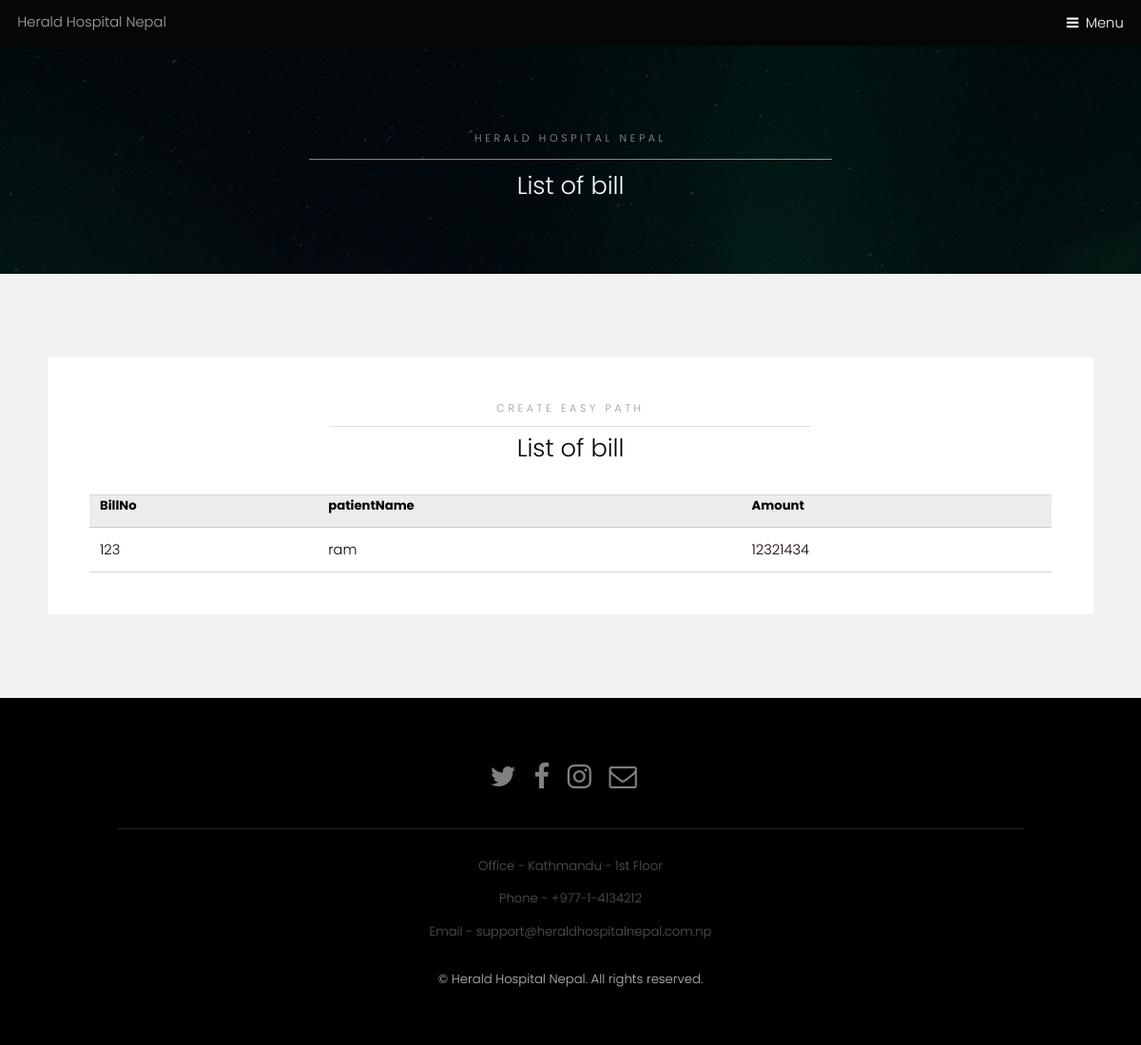
The app's page /billdata/, older data.
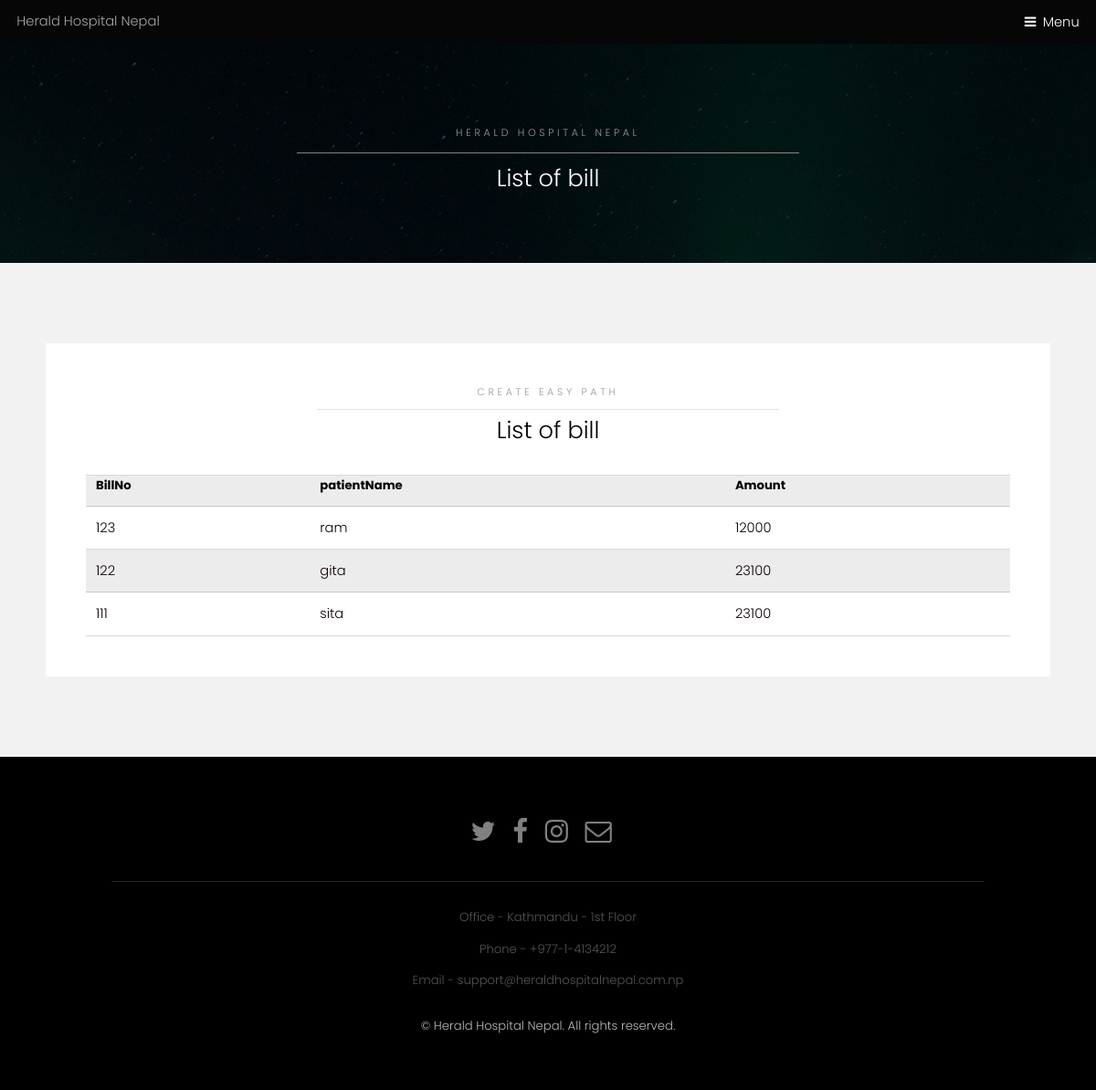
The same page, newer data.
### Hospital/models.py (models this page shows)
class Bill(models.Model):
    BillNo = models.IntegerField()
    PatientName = models.CharField(max_length=20)
    Amount = models.IntegerField()
    def __str__(self):
        return str(self.BillNo) +""+ self.PatientName +""+str(self.Amount)

### Hospital/views.py (the view)
# urls.py: path('billdata/',view_bill_lists),
def view_bill_lists(request):
    list_of_bill=Bill.objects.all()
    print(list_of_bill)
    context_variable = {
        'bills':list_of_bill
    }
    return render(request,'Billing/Billview.html',context_variable)

### Hospital/templates/Billing/Billview.html (shortened to what this page needs)
<!DOCTYPE HTML>
<html>
	<head>
		{% load static %}
		<link rel="stylesheet" href={% static "assets/css/main.css" %}/>
	</head>
	<body class="subpage">
			<header id="header">
				<div class="logo">Herald Hospital Nepal</div>
				<a href="#menu">Menu</a>
			</header>
			<section id="One" class="wrapper style3">
				<div class="inner">
					<header class="align-center">
						<p>Herald Hospital Nepal</p>
						<h2>List of bill</h2>
					</header>
				</div>
			</section>
			<section id="two" class="wrapper style2">
				<div class="inner">
					<div class="box">
						<div class="content">
							<header class="align-center">
								<p>create easy path</p>
								<h2> List of bill </h2>
							</header>
							<table >
                                <tr>
									<th>BillNo</th>
									<th>patientName</th>
                                  	<th>Amount</th>
                                </tr>
                                <tr> {% for bill in bills %}
									<td>{{bill.BillNo}}</td>
									<td>{{bill.PatientName}}</td>
                                  	<td>{{bill.Amount}}</td>
								</tr>
                                {% empty %}
                                There are no bill availble.
							{% endfor %}
							</table>
						  	</div>
						</div>
					</div>
			</section>
			<footer id="footer">
				<div class="container">
						<ul class="icons">
						<li><a href="twitter.com" class="icon fa-twitter"><span class="label">Twitter</span></a></li>
						<li><a href="facebook.com" class="icon fa-facebook"><span class="label">Facebook</span></a></li>
						<li><a href="instagram.com" class="icon fa-instagram"><span class="label">Instagram</span></a></li>
						<li><a href="gmail.com" class="icon fa-envelope-o"><span class="label">Email</span></a></li></br>
						<hr>
						<h5>Office - Kathmandu - 1st Floor</h5>
						<h5>Phone - +977-1-4134212</h5>
						<h5>Email - support@heraldhospitalnepal.com.np </h5>
				</div>
					<div class="copyright">
					&copy; Herald Hospital Nepal. All rights reserved.
				</div>
			</footer>
		 {% load static %}
		 {% load static %}
		 {% load static %}
		 {% load static %}
		 {% load static %}
	</body>
</html>

Row changes from the older to the newer data that the page shows:
changed Bill "ram": Amount "12321434" → "12000"
added Bill: BillNo "122", PatientName "gita", Amount "23100"
added Bill: BillNo "111", PatientName "sita", Amount "23100"
